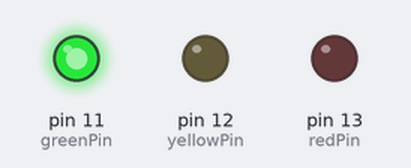
This sketch was run on a simulated Arduino Uno, built with avr-gcc and run on an emulated ATmega328P. Shown: output pins drawn as LEDs (lit = HIGH).

Above: at 2.2 s.
At 5.2 s:
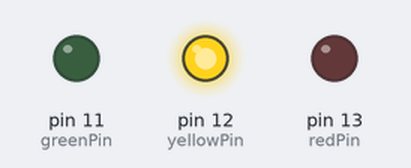
At 9.0 s:
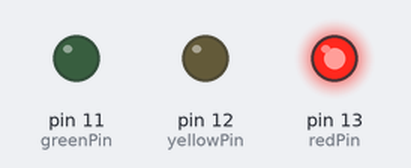
Timing chart, 0 to 15.6 s (numbered marks = the images above):
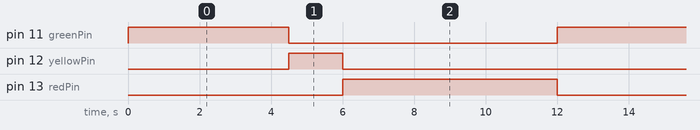

Measured:
- by itself, pin 11 (greenPin): alternates HIGH for 4.5 s and LOW for 7.5 s
- by itself, pin 12 (yellowPin): alternates HIGH for 1.5 s and LOW for 10.5 s
- by itself, pin 13 (redPin): alternates HIGH for 6.0 s and LOW for 6.0 s

The sketch:

Projeto3.ino
```cpp
// Projeto 3 - Semáforo

int redPin = 13;
int yellowPin = 12;
int greenPin = 11;

void setup()
{
  pinMode(redPin, OUTPUT);
  pinMode(yellowPin, OUTPUT);
  pinMode(greenPin, OUTPUT);
}

void loop()
{
  digitalWrite(greenPin, HIGH); // acende a luz verde
  delay(4500);                  // espera 4,5 segundos

  digitalWrite(yellowPin, HIGH); // acende a luz amarela
  digitalWrite(greenPin, LOW);   // apaga a luz verde
  delay(1500);                   // espera 1,5 segundos

  digitalWrite(redPin, HIGH);   // acende a luz vermelha
  digitalWrite(yellowPin, LOW); // apaga a luz amarela
  delay(6000);                  // espera 6 segundos

  digitalWrite(redPin, LOW); // apaga a luz vermelha
}
```
